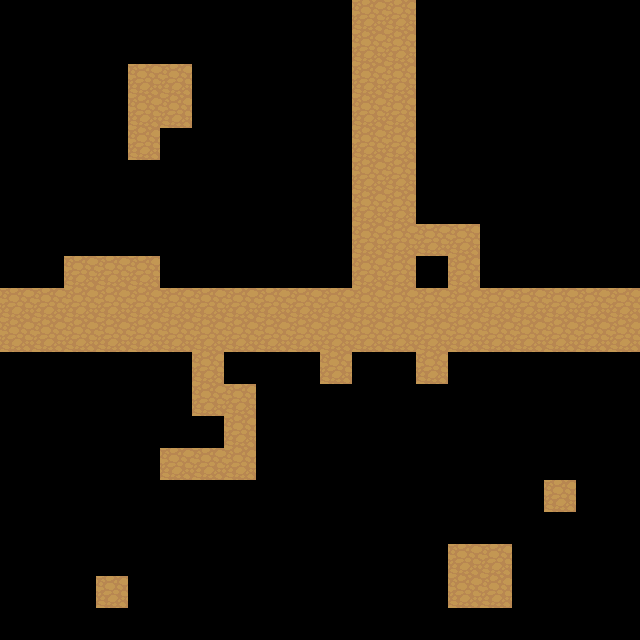

Below is a game level as drawn by its tile map, then a one-line description and the .tmx that defines it (tile-layer data replaced by summaries):
An orthogonal 20x20 tile map with 32x32 px tiles, 1 tile layer (Tile Layer 2), 1 hidden layer not drawn, 2 tilesets.

<map version="1.0" orientation="orthogonal" width="20" height="20" tilewidth="32" tileheight="32">
 <tileset firstgid="1" name="grass" tilewidth="32" tileheight="32">
  <image source="tile_grass.png" trans="ff00ff" width="96" height="192" />
 </tileset>
 <tileset firstgid="19" name="dirt" tilewidth="32" tileheight="32">
  <image source="tile_dirt.png" trans="ff00ff" width="96" height="192" />
 </tileset>
 <layer name="Tile Layer 1" width="20" height="20" visible="0">
  <data>[400 cells, 400 non-empty, 1 distinct tile ids]</data>
 </layer>
 <layer name="Tile Layer 2" width="20" height="20">
  <data>[400 cells, 84 non-empty, 1 distinct tile ids]</data>
 </layer>
</map>
